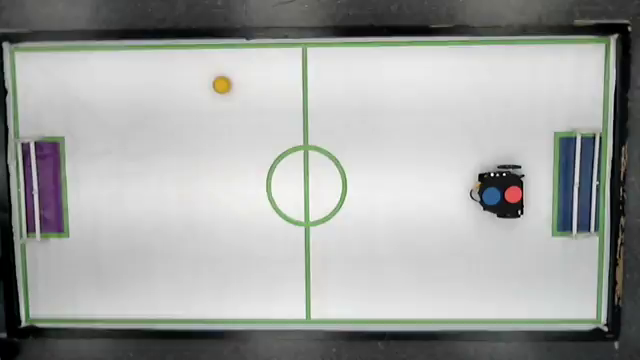
#> input picture frame 0 of vid.mp4, 640 x 360 px, given in place of the camera
$ python perception.py
#> lines starting #> are read from the running program, lines starting #| are printed output that depends on the picture; after the words box and inside, x2 and y2 are one past the last pixel; in counts of white or black regions, pixels touching at a corner belong together
import cv2
import numpy as np
# from PIL import Image

# VARIABLES
PATH_VID = 'vid.mp4'
VID = True
FONT = cv2.FONT_HERSHEY_SIMPLEX

# Colors
GREEN = (0, 200, 0)
RED = (0, 0, 200)
BLUE = (200, 0, 0)
YELLOW = (0, 200, 200)
PURPLE = (132, 10, 132)
NAVY = (134, 68, 68)
GRAY = (102, 102, 102)

# Range of the colors in HSV
LOW_GREEN = np.array([40, 100, 100])
HIGH_GREEN = np.array([80, 255, 255])

# LOW_RED = np.array([170, 50, 150])
# HIGH_RED = np.array([180, 255, 255])

LOW_RED = np.array([0, 50, 150])
HIGH_RED = np.array([20, 255, 255])

LOW_BLUE = np.array([100, 100, 100])
HIGH_BLUE = np.array([108, 255, 255])

# LOW_BLUE = np.array([80, 100, 50])
# HIGH_BLUE = np.array([120, 255, 255])

LOW_YELLOW = np.array([20, 100, 100])
HIGH_YELLOW = np.array([30, 255, 255])

# Goal areas colors
LOW_PURPLE = np.array([120, 100, 50])
HIGH_PURPLE = np.array([160, 255, 255])

LOW_NAVY = np.array([80, 100, 50])
HIGH_NAVY = np.array([120, 255, 255])

# Aux. functions
def draw_box(img, img_masked, contours, color, text):
    """
    Draw the bounding box of the biggest contour,
    on the original img and the masked img
    """
    if contours:
        # Find the largest contour by area
        largest_contour = max(contours, key=cv2.contourArea)
        # Get the bounding box of the largest contour
        x, y, w, h = cv2.boundingRect(largest_contour)
        # Draw the bounding box
        cv2.rectangle(img, (x, y), (x + w, y + h), color, 2)
        cv2.rectangle(img_masked, (x, y), (x + w, y + h), color, 2)
        cv2.putText(img, text, (x, y - 5), FONT, 0.5, color, 1, cv2.LINE_AA)
        cv2.putText(img_masked, text, (x, y - 5), FONT, 0.5, color, 1, cv2.LINE_AA)

        # Returns the center of the box
        center = (int(x + w / 2), int(y + h / 2))
        return center
    return (0, 0)

def distance(center_one, center_two):
    """
    Returns the distance between the 2 centers in pixels.
    """
    x = abs(center_one[0] - center_two[0])
    y = abs(center_one[1] - center_two[1])
    dis = (x ** 2 + y ** 2) ** (1 / 2)
    # print(f"x:  {x},   y:  {y},   dis:  {dis}")
    return round(dis, 2)

def angle(center_one, center_two, center_three, deg = False):
    """
    Returns the angle between the line from center_one to center_two
    and the line from center_one to center_three.
    """
    A = np.array([center_one[0], center_one[1]])
    B = np.array([center_two[0], center_two[1]])
    C = np.array([center_three[0], center_three[1]])

    AB = B - A
    AC = C - A

    # AB dot AC = Cos(theta) * |AB| * |AC|
    dot_product = np.dot(AB, AC)
    magnitude_AB = np.linalg.norm(AB)
    magnitude_AC = np.linalg.norm(AC)

    cos_theta = dot_product / (magnitude_AB * magnitude_AC)
    theta = np.arccos(round(cos_theta, 2))

    cross_product = np.cross(AB, AC)
    if cross_product < 0:
        theta = -theta

    if deg:
        theta_degrees = np.degrees(theta)
        return round(theta_degrees, 2)
    return round(theta, 2)

def midpoint(red_center, blue_center):
    A = np.array([red_center[0], red_center[1]])
    B = np.array([blue_center[0], blue_center[1]])

    mid = (A + B) / 2
    return (int(mid[0]), int(mid[1]))

def project_point_behind(A, B, distance):
    """
    Projects a point C on the line extending from A in the direction opposite to B.

    Args:
    A (tuple): The coordinates of point A (x1, y1).
    B (tuple): The coordinates of point B (x2, y2).
    distance (float): The distance to move from point A in the opposite direction of B.

    Returns:
    tuple: The coordinates of point C.
    """
    A = np.array(A)
    B = np.array(B)

    # Calculate vector AB
    AB = B - A

    # Normalize the vector to get the direction
    AB_normalized = AB / np.linalg.norm(AB)

    # Calculate the new point C in the opposite direction
    C = A - distance * AB_normalized

    return tuple(C)

def draw_lines(img, red_center, blue_center, yellow_center):
    info = {}
    # With red and blue
    if red_center != False and blue_center != False:
        # draw orientation line
        end_x = red_center[0] + ((blue_center[0] - red_center[0]) * 10)
        end_y = red_center[1] + ((blue_center[1] - red_center[1]) * 10)
        end_point = (end_x, end_y)
        cv2.line(img, red_center, end_point, BLUE, thickness=1)

        # Draw a dot on the center of the robot
        robot_center = midpoint(red_center, blue_center)
        cv2.circle(img, robot_center, 2, YELLOW, thickness=2)
        info['robot_center'] = robot_center

    # With red and yellow
    if red_center != False and yellow_center != False:
        # draw ball line
        cv2.line(img, red_center, yellow_center, RED, thickness=1)

        # Adding distance (in pixels) label
        dis = distance(red_center, yellow_center)
        cv2.putText(img, f"d: {dis}", (20, 300), FONT, 1, GREEN, 2, cv2.LINE_AA)
        info['dis'] = dis

    # With red, blue and yellow
    if red_center != False and blue_center != False and yellow_center != False:
        # Adding theta (in degrees) label
        theta = angle(red_center, blue_center, yellow_center, True)
        cv2.putText(img, f"theta: {theta}", (20, 330), FONT, 1, GREEN, 2, cv2.LINE_AA)
        info['theta'] = theta

    return info

def masks(ret, img):
    # Flip image and Convert the frame from BGR to HSV
    img = cv2.flip(img, -1)
    img_hsv = cv2.cvtColor(img, cv2.COLOR_BGR2HSV)

    # Create masks for the colors
    green_mask = cv2.inRange(img_hsv, LOW_GREEN, HIGH_GREEN)
    red_mask = cv2.inRange(img_hsv, LOW_RED, HIGH_RED)
    blue_mask = cv2.inRange(img_hsv, LOW_BLUE, HIGH_BLUE)
    yellow_mask = cv2.inRange(img_hsv, LOW_YELLOW, HIGH_YELLOW)
    purple_mask = cv2.inRange(img_hsv, LOW_PURPLE, HIGH_PURPLE)
    navy_mask = cv2.inRange(img_hsv, LOW_NAVY, HIGH_NAVY)


    # Apply the masks to the frame on img_masked
    img_masked_red = cv2.bitwise_and(img, img, mask=red_mask)
    img_masked_blue = cv2.bitwise_and(img, img, mask=blue_mask)
    img_masked_yellow = cv2.bitwise_and(img, img, mask=yellow_mask)
    img_masked_purple = cv2.bitwise_and(img, img, mask=purple_mask)
    img_masked_navy = cv2.bitwise_and(img, img, mask=navy_mask)

    img_masked = cv2.bitwise_or(img_masked_red, img_masked_blue)
    img_masked = cv2.bitwise_or(img_masked, img_masked_yellow)
    img_masked = cv2.bitwise_or(img_masked, img_masked_purple)
    img_masked = cv2.bitwise_or(img_masked, img_masked_navy)

    # img_masked = cv2.bitwise_or(img_masked_purple, img_masked_navy)


    # For each mask find contours and draw the boxes
    contours, _ = cv2.findContours(red_mask, cv2.RETR_EXTERNAL, cv2.CHAIN_APPROX_SIMPLE)
    red_center = draw_box(img, img_masked, contours, RED, "R")

    contours, _ = cv2.findContours(blue_mask, cv2.RETR_EXTERNAL, cv2.CHAIN_APPROX_SIMPLE)
    blue_center = draw_box(img, img_masked, contours, BLUE, "B")

    contours, _ = cv2.findContours(yellow_mask, cv2.RETR_EXTERNAL, cv2.CHAIN_APPROX_SIMPLE)
    yellow_center = draw_box(img, img_masked, contours, YELLOW, "Y")

    contours, _ = cv2.findContours(purple_mask, cv2.RETR_EXTERNAL, cv2.CHAIN_APPROX_SIMPLE)
    purple_center = draw_box(img, img_masked, contours, PURPLE, "P")

    contours, _ = cv2.findContours(navy_mask, cv2.RETR_EXTERNAL, cv2.CHAIN_APPROX_SIMPLE)
    navy_center = draw_box(img, img_masked, contours, NAVY, "N")

    return (img, img_masked, red_center, blue_center, yellow_center, (purple_center, navy_center))

def ver(img, img_masked, red_center, blue_center, yellow_center, goal):

    # If it detects the circles, make the lines and labels
    info = draw_lines(img, red_center, blue_center, yellow_center)
    draw_lines(img_masked, red_center, blue_center, yellow_center)


    # Obtain the center of the image
    height, width = img.shape[:2]
    img_center = midpoint((0, 0), (width, height))
    info["img_center"] = img_center
    cv2.circle(img, img_center, 2, PURPLE, thickness=2)
    cv2.circle(img_masked, img_center, 2, PURPLE, thickness=2)

    theta_center = angle(red_center, blue_center, img_center, deg=True)
    info['theta_center'] = theta_center

    dis_center = distance(info['robot_center'], img_center)
    info['dis_center'] = dis_center


    # Show the images
    cv2.namedWindow('original', cv2.WINDOW_NORMAL)
    cv2.moveWindow('original', 700, 10)
    cv2.imshow('original', img)
    cv2.namedWindow('masked', cv2.WINDOW_NORMAL)
    cv2.moveWindow('masked', 50, 10)
    cv2.imshow('masked', img_masked)

    info['goal_purple'] = goal[0]
    info['goal_navy'] = goal[1]

    theta_purple = angle(red_center, blue_center, info['goal_purple'])
    dis_purple = distance(info['robot_center'], info['goal_purple'])
    info['theta_purple'] = theta_purple
    info['dis_purple'] = dis_purple

    theta_navy = angle(red_center, blue_center, info['goal_navy'])
    dis_navy = distance(info['robot_center'], info['goal_navy'])
    info['theta_navy'] = theta_navy
    info['dis_navy'] = dis_navy

    # PURPLE GOAL
    set_point = project_point_behind(yellow_center, info['goal_purple'], 100)
    theta_set_point = angle(red_center, blue_center, set_point)
    dis_set_point = distance(info['robot_center'], set_point)
    info['set_point'] = set_point
    info['theta_set_point'] = theta_set_point
    info['dis_set_point'] = dis_set_point

    return info


if __name__ == "__main__":

    vid = cv2.VideoCapture(0)


    if not vid.isOpened():
        print("Error: Could not open video or camera.")
        exit()

    while(True):
        vid.set(cv2.CAP_PROP_POS_FRAMES, 0)   # Reset the video capture to the start

        while vid.isOpened():
            ret, img = vid.read()
#> img is the input picture: shape (360, 640, 3); mean B, G, R 161.2, 163.7, 161.3
            if not ret:
                break

            img, img_masked, red_center, blue_center, yellow_center, goal = masks(ret, img)
#> in masks, `img_hsv = cv2.cvtColor(img, cv2.COLOR_BGR2HSV)`: img_hsv: shape (360, 640, 3); mean H, S, V 31.4, 15.1, 164.9
#> in masks, `green_mask = cv2.inRange(img_hsv, LOW_GREEN, HIGH_GREEN)`:
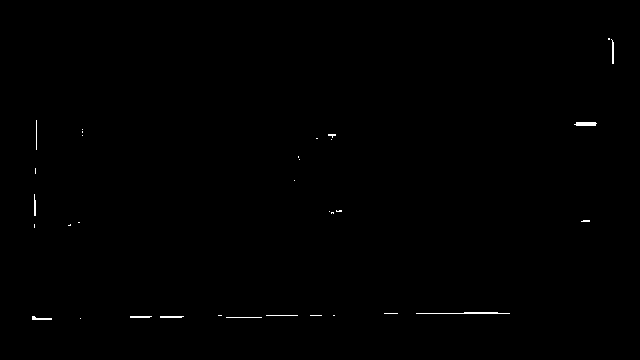
#> green_mask: shape (360, 640); 0.28% white in thin lines or dots, all inside (x1, y1, x2, y2) = (32, 38, 614, 320)
#> in masks, `red_mask = cv2.inRange(img_hsv, LOW_RED, HIGH_RED)`: red_mask: shape (360, 640); 0.07% white; 8 white regions (6 under 20 px), largest, box (x1, y1, x2, y2) and area: (128, 158, 134, 172) 64, (408, 274, 412, 282) 20
#> in masks, `blue_mask = cv2.inRange(img_hsv, LOW_BLUE, HIGH_BLUE)`: blue_mask: shape (360, 640); 0.19% white; 9 white regions (6 under 20 px), largest, box (x1, y1, x2, y2) and area: (140, 155, 156, 172) 228, (50, 158, 56, 198) 119, (68, 166, 70, 198) 37
#> in masks, `yellow_mask = cv2.inRange(img_hsv, LOW_YELLOW, HIGH_YELLOW)`: yellow_mask: shape (360, 640); 0.1% white; 2 white regions (1 under 20 px), largest, box (x1, y1, x2, y2) and area: (409, 266, 426, 283) 223
#> in masks, `purple_mask = cv2.inRange(img_hsv, LOW_PURPLE, HIGH_PURPLE)`: purple_mask: shape (360, 640); 0.72% white; 7 white regions (5 under 20 px), largest, box (x1, y1, x2, y2) and area: (578, 128, 604, 216) 1370, (608, 136, 614, 210) 258
#> in masks, `navy_mask = cv2.inRange(img_hsv, LOW_NAVY, HIGH_NAVY)`: navy_mask: shape (360, 640); 0.87% white; 7 white regions (4 under 20 px)
#> in masks, `contours, _ = cv2.findContours(red_mask, cv2.RETR_EXTERNAL, cv2.CHAIN_..`: contours = 8 contours, 7 with area under 20; largest, box (x1, y1, x2, y2) and area: (128, 158, 134, 172) 46
#> in draw_box, `largest_contour = max(contours, key=cv2.contourArea)`: largest_contour = contour of 13 points, box (x1, y1, x2, y2) (128, 158, 134, 172), area 46
#> in draw_box, `x, y, w, h = cv2.boundingRect(largest_contour)`: x = 128; y = 158; w = 6; h = 14
#> in draw_box, `cv2.rectangle(img, (x, y), (x + w, y + h), color, 2)`: img: shape (360, 640, 3); mean of channels 0, 1, 2 161.1, 163.6, 161.3
#> in draw_box, `cv2.rectangle(img_masked, (x, y), (x + w, y + h), color, 2)`: img_masked: shape (360, 640, 3); mean of channels 0, 1, 2 1.6, 1.2, 1.4
#> in draw_box, `cv2.putText(img, text, (x, y - 5), FONT, 0.5, color, 1, cv2.LINE_AA)`: img: shape (360, 640, 3); mean of channels 0, 1, 2 161.1, 163.6, 161.4
#> in draw_box, `cv2.putText(img_masked, text, (x, y - 5), FONT, 0.5, color, 1, cv2.LIN..`: img_masked: shape (360, 640, 3); mean of channels 0, 1, 2 1.6, 1.2, 1.4
#> in draw_box, `center = (int(x + w / 2), int(y + h / 2))`: center = (131, 165)
#> in masks, `contours, _ = cv2.findContours(blue_mask, cv2.RETR_EXTERNAL, cv2.CHAIN..`: contours = 9 contours, 7 with area under 20; largest, box (x1, y1, x2, y2) and area: (140, 155, 156, 172) 203, (50, 158, 56, 198) 77
#> call 2 of draw_box, with color = (200, 0, 0), text = 'B'
#> in draw_box (call 2), `largest_contour = max(contours, key=cv2.contourArea)`: largest_contour = contour of 16 points, box (x1, y1, x2, y2) (140, 155, 156, 172), area 203
#> in draw_box (call 2), `x, y, w, h = cv2.boundingRect(largest_contour)`: x = 140; y = 155; w = 16; h = 17
#> in draw_box (call 2), `cv2.rectangle(img, (x, y), (x + w, y + h), color, 2)`: img: shape (360, 640, 3); mean of channels 0, 1, 2 161.2, 163.6, 161.4
#> in draw_box (call 2), `cv2.rectangle(img_masked, (x, y), (x + w, y + h), color, 2)`:
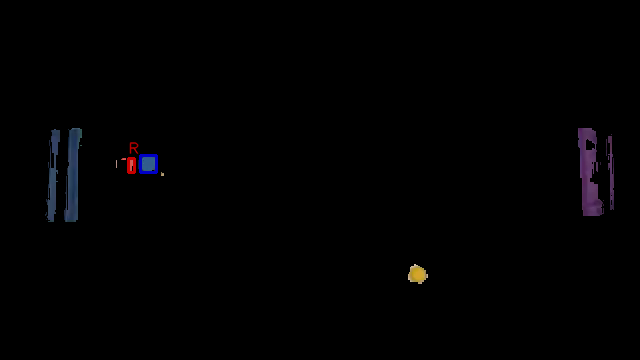
#> img_masked: shape (360, 640, 3); mean of channels 0, 1, 2 1.7, 1.1, 1.4; drawn as B, G, R
#> in draw_box (call 2), `cv2.putText(img, text, (x, y - 5), FONT, 0.5, color, 1, cv2.LINE_AA)`: img: shape (360, 640, 3); mean of channels 0, 1, 2 161.2, 163.6, 161.3
#> in draw_box (call 2), `cv2.putText(img_masked, text, (x, y - 5), FONT, 0.5, color, 1, cv2.LIN..`: img_masked: shape (360, 640, 3); 0.05% of pixels changed, all inside (x1, y1, x2, y2) = (141, 138, 151, 152)
#> in draw_box (call 2), `center = (int(x + w / 2), int(y + h / 2))`: center = (148, 163)
#> in masks, `contours, _ = cv2.findContours(yellow_mask, cv2.RETR_EXTERNAL, cv2.CHA..`: contours = 2 contours, 1 with area under 20; largest, box (x1, y1, x2, y2) and area: (409, 266, 426, 283) 195
#> call 3 of draw_box, with color = (0, 200, 200), text = 'Y'
#> in draw_box (call 3), `largest_contour = max(contours, key=cv2.contourArea)`: largest_contour = contour of 25 points, box (x1, y1, x2, y2) (409, 266, 426, 283), area 195
#> in draw_box (call 3), `x, y, w, h = cv2.boundingRect(largest_contour)`: x = 409; y = 266; w = 17
#> in draw_box (call 3), `cv2.rectangle(img, (x, y), (x + w, y + h), color, 2)`: img: shape (360, 640, 3); mean of channels 0, 1, 2 161.1, 163.6, 161.3
#> in draw_box (call 3), `cv2.rectangle(img_masked, (x, y), (x + w, y + h), color, 2)`:
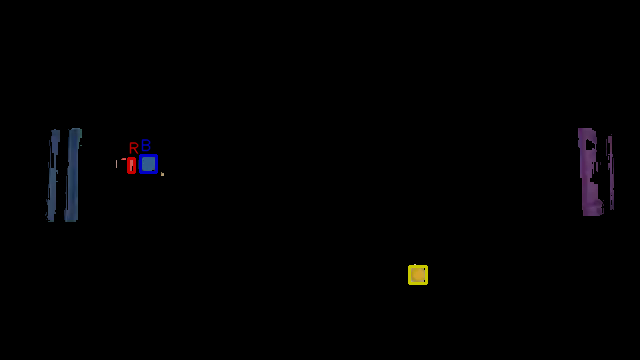
#> img_masked: shape (360, 640, 3); mean of channels 0, 1, 2 1.7, 1.2, 1.5; drawn as B, G, R
#> in draw_box (call 3), `cv2.putText(img, text, (x, y - 5), FONT, 0.5, color, 1, cv2.LINE_AA)`: img: shape (360, 640, 3); mean of channels 0, 1, 2 161.1, 163.6, 161.3
#> in draw_box (call 3), `cv2.putText(img_masked, text, (x, y - 5), FONT, 0.5, color, 1, cv2.LIN..`: img_masked: shape (360, 640, 3); 0.02% of pixels changed, all inside (x1, y1, x2, y2) = (408, 250, 420, 263)
#> in draw_box (call 3), `center = (int(x + w / 2), int(y + h / 2))`: center = (417, 274)
#> in masks, `contours, _ = cv2.findContours(purple_mask, cv2.RETR_EXTERNAL, cv2.CHA..`: contours = 7 contours, 5 with area under 20; largest, box (x1, y1, x2, y2) and area: (578, 128, 604, 216) 1313, (608, 136, 614, 210) 167
#> call 4 of draw_box, with color = (132, 10, 132), text = 'P'
#> in draw_box (call 4), `largest_contour = max(contours, key=cv2.contourArea)`: largest_contour = contour of 71 points, box (x1, y1, x2, y2) (578, 128, 604, 216), area 1313
#> in draw_box (call 4), `x, y, w, h = cv2.boundingRect(largest_contour)`: x = 578; y = 128; w = 26; h = 88
#> in draw_box (call 4), `cv2.rectangle(img, (x, y), (x + w, y + h), color, 2)`: img: shape (360, 640, 3); mean of channels 0, 1, 2 161.1, 163.3, 161.4
#> in draw_box (call 4), `cv2.rectangle(img_masked, (x, y), (x + w, y + h), color, 2)`:
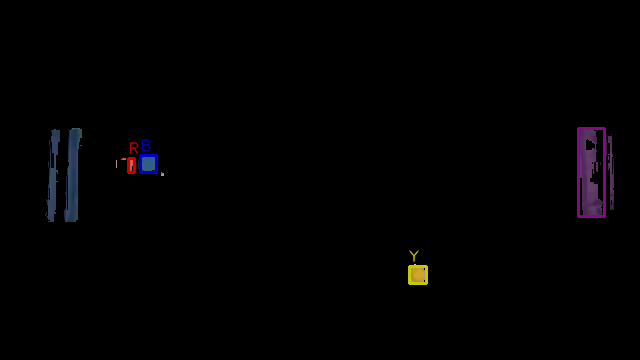
#> img_masked: shape (360, 640, 3); mean of channels 0, 1, 2 2.1, 1.3, 1.9; drawn as B, G, R
#> in draw_box (call 4), `cv2.putText(img, text, (x, y - 5), FONT, 0.5, color, 1, cv2.LINE_AA)`: img: shape (360, 640, 3); mean of channels 0, 1, 2 161.1, 163.3, 161.4
#> in draw_box (call 4), `cv2.putText(img_masked, text, (x, y - 5), FONT, 0.5, color, 1, cv2.LIN..`: img_masked: shape (360, 640, 3); 0.03% of pixels changed, all inside (x1, y1, x2, y2) = (579, 111, 589, 125)
#> in draw_box (call 4), `center = (int(x + w / 2), int(y + h / 2))`: center = (591, 172)
#> in masks, `contours, _ = cv2.findContours(navy_mask, cv2.RETR_EXTERNAL, cv2.CHAIN..`: contours = 7 contours, 4 with area under 20; largest, box (x1, y1, x2, y2) and area: (64, 128, 82, 222) 924, (46, 129, 60, 222) 489, (138, 154, 158, 172) 264
#> in draw_box (call 5), `largest_contour = max(contours, key=cv2.contourArea)`: largest_contour = contour of 44 points, box (x1, y1, x2, y2) (64, 128, 82, 222), area 924
#> in draw_box (call 5), `x, y, w, h = cv2.boundingRect(largest_contour)`: x = 64; w = 18; h = 94
#> in draw_box (call 5), `cv2.rectangle(img, (x, y), (x + w, y + h), color, 2)`: img: shape (360, 640, 3); mean of channels 0, 1, 2 161.1, 163.1, 161.2
#> in draw_box (call 5), `cv2.rectangle(img_masked, (x, y), (x + w, y + h), color, 2)`:
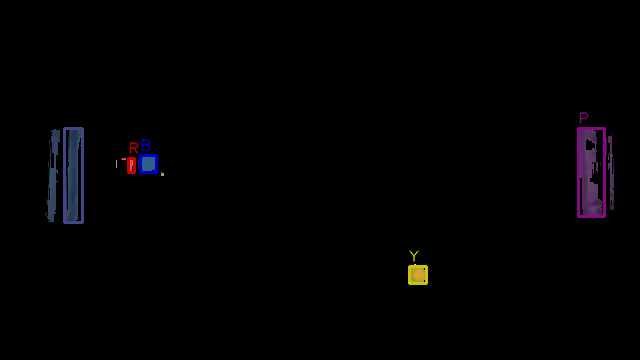
#> img_masked: shape (360, 640, 3); mean of channels 0, 1, 2 2.5, 1.5, 2.1; drawn as B, G, R
#> in draw_box (call 5), `cv2.putText(img, text, (x, y - 5), FONT, 0.5, color, 1, cv2.LINE_AA)`: img: shape (360, 640, 3); mean of channels 0, 1, 2 161.1, 163, 161.2
#> in draw_box (call 5), `cv2.putText(img_masked, text, (x, y - 5), FONT, 0.5, color, 1, cv2.LIN..`: img_masked: shape (360, 640, 3); 0.04% of pixels changed, all inside (x1, y1, x2, y2) = (65, 112, 75, 125)
#> in draw_box (call 5), `center = (int(x + w / 2), int(y + h / 2))`: center = (73, 175)
#> red_center = (131, 165); blue_center = (148, 163); yellow_center = (417, 274); goal = ((591, 172), (73, 175))
            info = ver(img, img_masked, red_center, blue_center, yellow_center, goal)
#> in draw_lines, `end_x = red_center[0] + ((blue_center[0] - red_center[0]) * 10)`: end_x = 301
#> in draw_lines, `end_y = red_center[1] + ((blue_center[1] - red_center[1]) * 10)`: end_y = 145
#> in draw_lines, `end_point = (end_x, end_y)`: end_point = (301, 145)
#> in midpoint, `A = np.array([red_center[0], red_center[1]])`: A = [131, 165]
#> in midpoint, `B = np.array([blue_center[0], blue_center[1]])`: B = [148, 163]
#> in midpoint, `mid = (A + B) / 2`: mid = [139.5, 164]
#> in draw_lines, `robot_center = midpoint(red_center, blue_center)`: robot_center = (139, 164)
#> in draw_lines, `cv2.circle(img, robot_center, 2, YELLOW, thickness=2)`: img: shape (360, 640, 3); mean of channels 0, 1, 2 161.1, 162.9, 161.1
#> in distance, `x = abs(center_one[0] - center_two[0])`: x = 286
#> in distance, `y = abs(center_one[1] - center_two[1])`: y = 109
#> in distance, `dis = (x ** 2 + y ** 2) ** (1 / 2)`: dis = 306.1
#> in angle, `A = np.array([center_one[0], center_one[1]])`: A = [131, 165]
#> in angle, `B = np.array([center_two[0], center_two[1]])`: B = [148, 163]
#> in angle, `C = np.array([center_three[0], center_three[1]])`: C = [417, 274]
#> in angle, `AB = B - A`: AB = [17, -2]
#> in angle, `AC = C - A`: AC = [286, 109]
#> in angle, `dot_product = np.dot(AB, AC)`: dot_product = 4644
#> in angle, `magnitude_AB = np.linalg.norm(AB)`: magnitude_AB = 17.12
#> in angle, `magnitude_AC = np.linalg.norm(AC)`: magnitude_AC = 306.1
#> in angle, `cos_theta = dot_product / (magnitude_AB * magnitude_AC)`: cos_theta = 0.886
#> in angle, `theta = np.arccos(round(cos_theta, 2))`: theta = 0.473
#> in angle, `cross_product = np.cross(AB, AC)`: cross_product = 2425
#> in angle, `theta_degrees = np.degrees(theta)`: theta_degrees = 27.13
#> in draw_lines, `cv2.putText(img, f"theta: {theta}", (20, 330), FONT, 1, GREEN, 2, cv2...`:
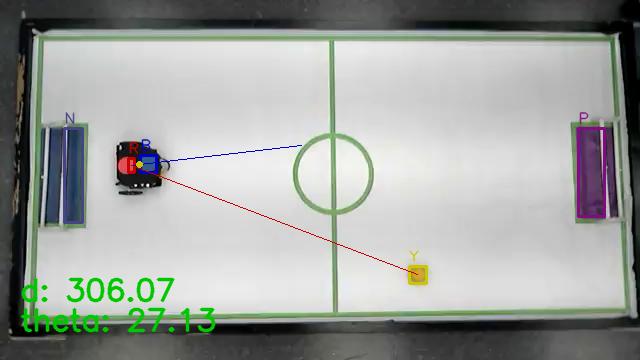
#> img: shape (360, 640, 3); mean of channels 0, 1, 2 159.2, 163.1, 159.4; drawn as B, G, R
#> in ver, `info = draw_lines(img, red_center, blue_center, yellow_center)`: info = {'robot_center': (139, 164), 'dis': 306.1, 'theta': 27.13}
#> call 2 of draw_lines, with red_center = (131, 165), blue_center = (148, 163), yellow_center = (417, 274)
#> in draw_lines (call 2), `cv2.putText(img, f"theta: {theta}", (20, 330), FONT, 1, GREEN, 2, cv2...`:
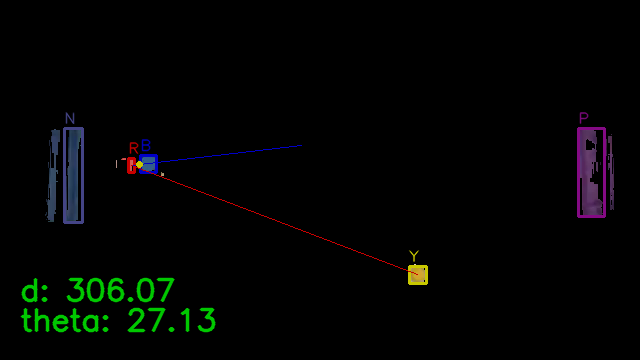
#> img: shape (360, 640, 3); mean of channels 0, 1, 2 2.6, 3.7, 2.4; drawn as B, G, R
#> in ver, `theta_center = angle(red_center, blue_center, img_center, deg=True)`: theta_center = 11.48
#> in ver, `dis_center = distance(info['robot_center'], img_center)`: dis_center = 181.7
#> in ver, `theta_purple = angle(red_center, blue_center, info['goal_purple'])`: theta_purple = 0.14
#> in ver, `dis_purple = distance(info['robot_center'], info['goal_purple'])`: dis_purple = 452.1
#> in ver, `theta_navy = angle(red_center, blue_center, info['goal_navy'])`: theta_navy = 3.14
#> in ver, `dis_navy = distance(info['robot_center'], info['goal_navy'])`: dis_navy = 66.91
#> in project_point_behind, `A = np.array(A)`: A = [417, 274]
#> in project_point_behind, `AB = B - A`: AB = [174, -102]
#> in project_point_behind, `AB_normalized = AB / np.linalg.norm(AB)`: AB_normalized = [0.863, -0.506]
#> in project_point_behind, `C = A - distance * AB_normalized`: C = [330.7, 324.6]
#> in ver, `set_point = project_point_behind(yellow_center, info['goal_purple'], 1..`: set_point = (330.7, 324.6)
#> in ver, `theta_set_point = angle(red_center, blue_center, set_point)`: theta_set_point = 0.8
#> in ver, `dis_set_point = distance(info['robot_center'], set_point)`: dis_set_point = 250.1
#> info = 15 items
            # print(f"distancia: {info['dis']:3f}, angulo: {info['theta']:3f}")
            if 'robot_center' in info:
                print(True)
            else:
                print(False)


            if cv2.waitKey(25) & 0xFF == ord('q'):  # Press 'q' to exit the loop
#> (key q is pressed here)
                vid.release()
                cv2.destroyAllWindows()
                exit()
#> (the program exits here)
